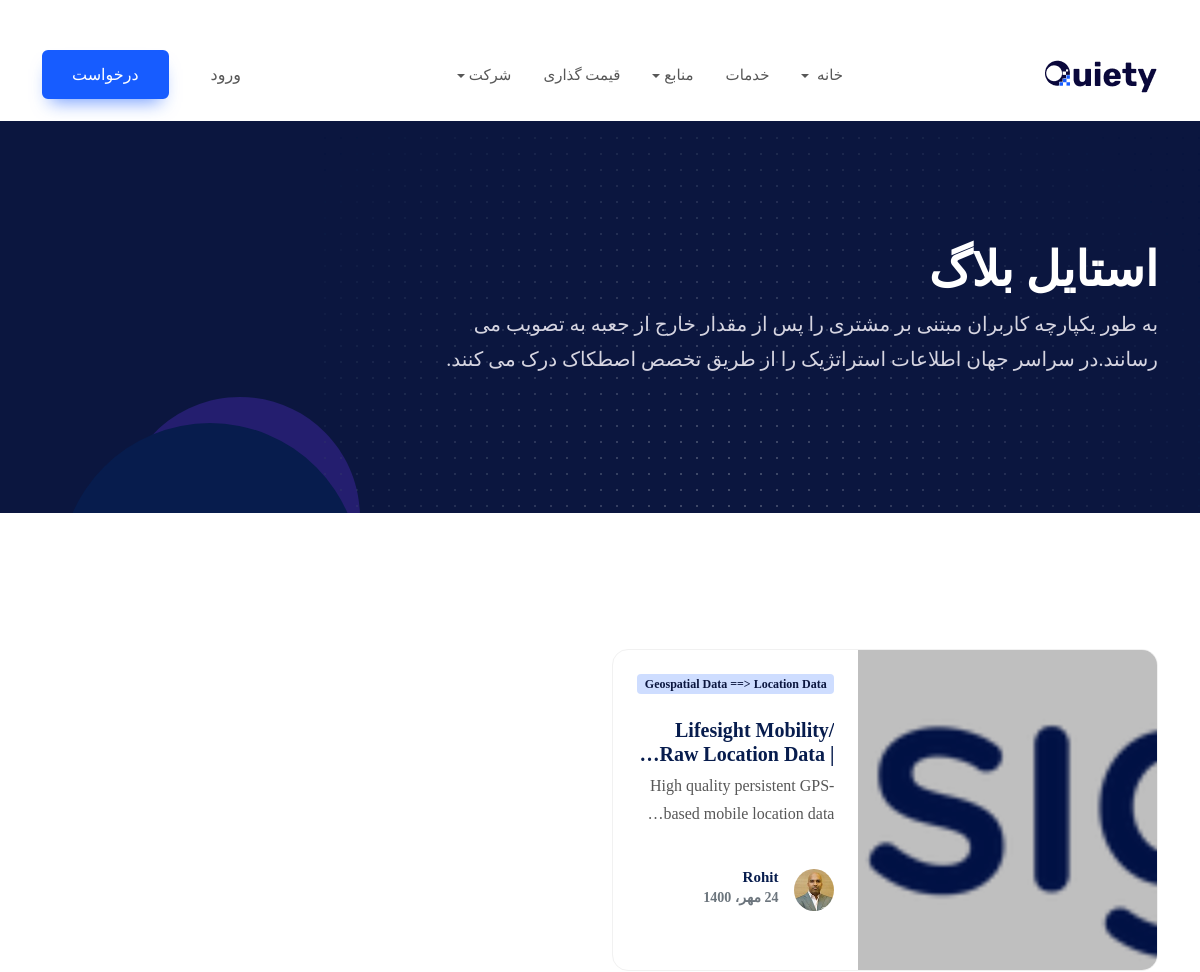
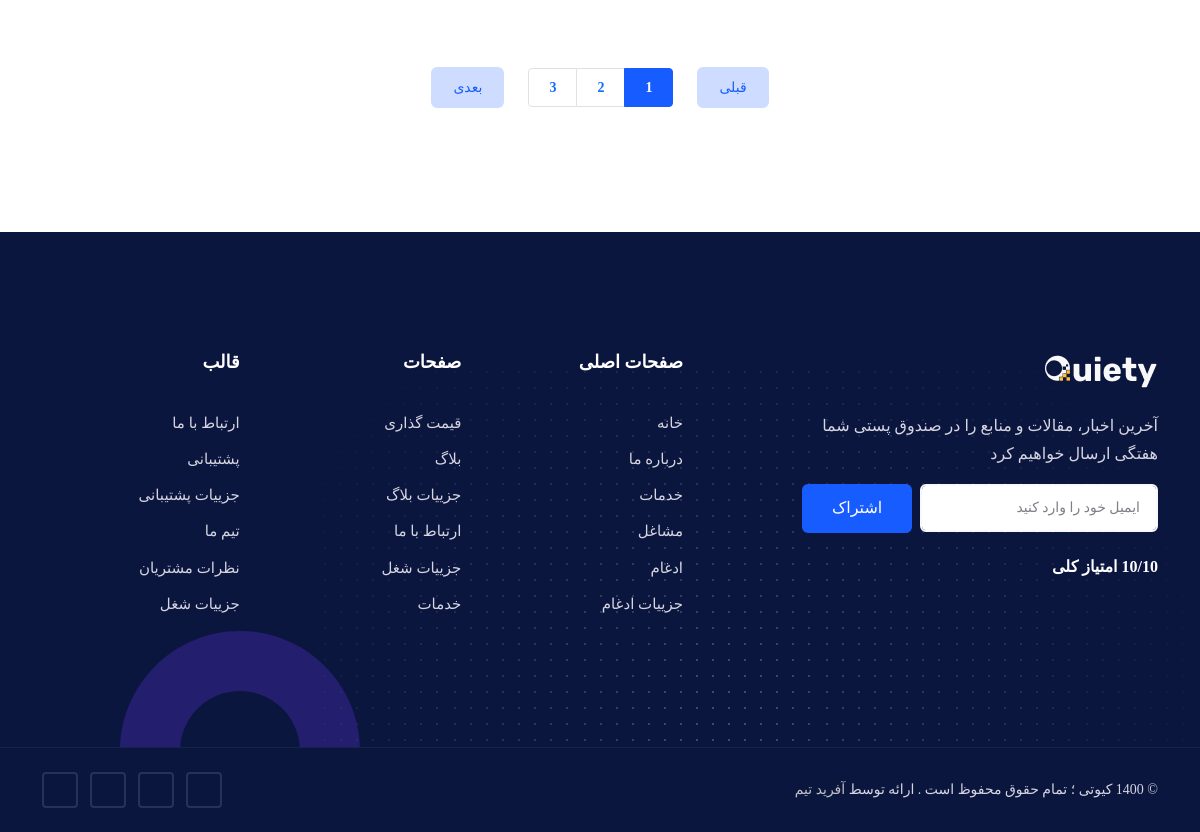
/product, run on the app's committed database (2 pictures, top to bottom).
### Product/models.py (models this page shows, shortened)
class Product(models.Model):
    name = models.CharField('Name', max_length=256)
    description = models.TextField('Description')
    history = models.CharField('History', max_length=200)
    icon = models.ImageField('Icon', upload_to='Product/Icon')
    country = CountryField(multiple=True)
    use_cases = models.ManyToManyField('UseCases', verbose_name="Use Cases")
    category = models.ManyToManyField('Category', verbose_name='Category')
    suitable_company = models.ManyToManyField('SuitableCompany', verbose_name="Suitable company size")
    methods = models.ManyToManyField('Methods', verbose_name="Methods")
    data_attribute = models.ManyToManyField('DataAttribute', verbose_name='Data Attribute')
    frequency = models.ManyToManyField('Frequency', verbose_name="Frequency")
    format = models.ManyToManyField('Format', verbose_name="Format")
    volume = models.ManyToManyField('Volume', verbose_name='Volume')
    pricing = models.ManyToManyField('Pricing', verbose_name='Pricing')
    provider = models.ForeignKey('Provider', verbose_name='Provider', on_delete=models.CASCADE, null=True, blank=True)

class Category(models.Model):
    name = models.CharField("Name", max_length=200)
    parent = models.ForeignKey('Category', verbose_name='Parent', on_delete=models.RESTRICT, null=True, blank=True)
    def __str__(self):
        return f"{self.parent.name} ==> {self.name}" if self.parent else f"{self.name}"

class Provider(models.Model):
    name = models.CharField('Name', max_length=200)
    description = models.TextField('Description')
    icon = models.ImageField('Icon', upload_to='Provider/Icon')
    rate = models.PositiveIntegerField('Rate', null=True, blank=True)
    verified = models.BooleanField("Verified")
    manager_name = models.CharField('Manager name', max_length=100, null=True, blank=True)
    manager_img = models.ImageField('Manager image', upload_to='Provider/ManagerImage', null=True, blank=True)

### Product/views.py (the view)
# urls.py: path("product", product_view, name='product'),
def product_view(request):
    products = Product.objects.all()
    context = {
        "products": products
    }
    return render(request, 'Product/product.html', context)

### templates/Product/product.html
﻿{% extends 'base.html' %}
{% load static %}
{% block content %}
    <section class="page-header position-relative overflow-hidden ptb-120 bg-dark"
             style="background: url('{% static "assets/img/page-header-bg.svg" %}')no-repeat bottom right">
        <div class="container">
            <div class="row">
                <div class="col-lg-8 col-md-12">
                    <h1 class="display-5 fw-bold">استایل بلاگ</h1>
                    <p class="lead">به طور یکپارچه کاربران مبتنی بر مشتری را پس از مقدار خارج از جعبه به تصویب می
                        رسانند.در سراسر جهان اطلاعات استراتژیک را از طریق تخصص اصطکاک درک می کنند.</p>
                </div>
            </div>
            <div class="bg-circle rounded-circle circle-shape-3 position-absolute bg-dark-light left-5"></div>
        </div>
    </section>
    <section class="masonary-blog-section ptb-120">
        <div class="container">
            <div class="row">
                {% for product in products %}
                    <div class="col-lg-6 col-md-12">
                        <div class="single-article feature-article rounded-custom my-3">
                            <a href="{% url  'single product' product.id %}" class="article-img">
                                <img src="{{ product.icon.url }}" alt="article" class="img-fluid">
                            </a>
                            <div class="article-content p-4">
                                <div class="article-category mb-4 d-block">
                                    {% for category in product.category.all %}
                                        <a href="javascript:;" class="d-inline-block text-dark badge bg-primary-soft">{{ category }}</a>
                                    {% endfor %}
                                </div>
                                <a href="{% url  'single product' product.id %}">
                                    <h2 class="h5 article-title limit-2-line-text">{{ product.name }}</h2>
                                </a>
                                <p class="limit-2-line-text">{{ product.description }}</p>
                                <a href="javascript:;">
                                    <div class="d-flex align-items-center pt-4">
                                        <div class="avatar">
                                            <img src="{{ product.provider.manager_img.url }}" alt="avatar" width="40"
                                                 class="img-fluid rounded-circle me-3">
                                        </div>
                                        <div class="avatar-info">
                                            <h6 class="mb-0 avatar-name">{{ product.provider.manager_name }}</h6>
                                            <span class="small fw-medium text-muted">24 مهر، 1400</span>
                                        </div>
                                    </div>
                                </a>
                            </div>
                        </div>
                    </div>
                {% endfor %}
            </div>
            <div class="row justify-content-center align-items-center mt-5">
                <div class="col-auto my-1">
                    <a href="#" class="btn btn-soft-primary btn-sm">قبلی</a>
                </div>
                <div class="col-auto my-1">
                    <nav>
                        <ul class="pagination rounded mb-0">
                            <li class="page-item  active"><a class="page-link" href="#">1</a>
                            </li>
                            <li class="page-item"><a class="page-link" href="#">2</a>
                            </li>
                            <li class="page-item"><a class="page-link" href="#">3</a>
                            </li>
                        </ul>
                    </nav>
                </div>
                <div class="col-auto my-1">
                    <a href="#" class="btn btn-soft-primary btn-sm">بعدی</a>
                </div>
            </div>
        </div>
    </section>
{% endblock content %}

### data on the page
Product: icon (picture), name "Lifesight Mobility/ Raw Location Data…", description "High quality persistent GPS-based mobile location…", provider.manager_img (picture), provider.manager_name "Rohit"
Category: parent+name "Geospatial Data ==> Location Data"
